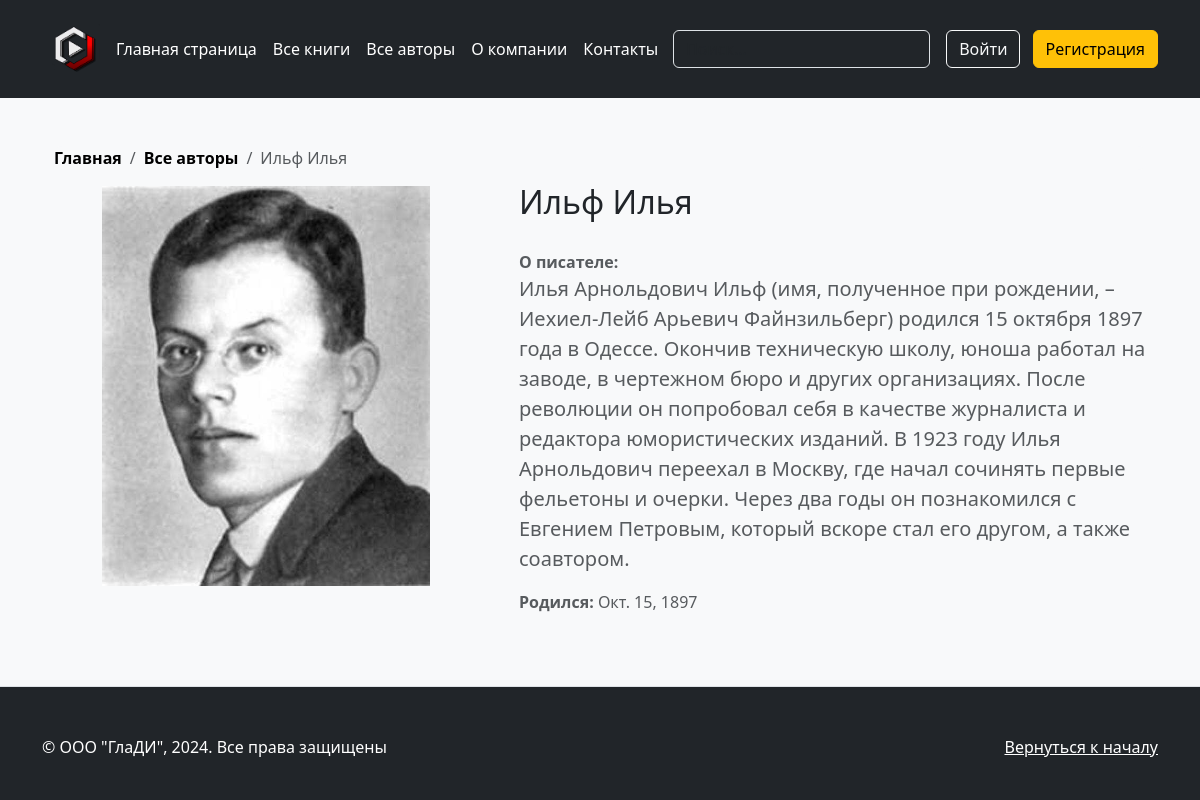
The page /authors/4 on the database its author committed.
### books/models.py (models this page shows, shortened)
class Author(models.Model):
    first_name = models.CharField(max_length=100,
                                  help_text="Введите имя автора",
                                  verbose_name="Имя автора")
    last_name = models.CharField(max_length=100,
                                 help_text="Введите фамилию автора",
                                 verbose_name="Фамилия автора")
    date_of_birth = models.DateField(help_text="Введите дату рождения",
                                     verbose_name="Дата рождения",
                                     null=True, blank=True)
    about = models.TextField(help_text="Введите сведенья об авторе",
                             verbose_name="Сведенья об авторе")
    photo = models.ImageField(upload_to='images',
                              help_text="Введите дату рождения",
                              verbose_name="Дата рождения",
                              null=True, blank=True)

### books/views.py (the view)
# urls.py: re_path(r'^authors/(?P<pk>\d+)$', AuthorDetailView.as_view(), name='authors-detail'),
class AuthorDetailView(DetailView):
    model = Author

### books/templates/books/author_detail.html (shortened to what this page needs)
{% extends "books/base.html" %}
{% load static %}
{% block content %}
    <div class="container text-start">
        <nav aria-label="breadcrumb">
          <ol class="breadcrumb breadcrumb-custom overflow-hidden text-center bg-body-tertiary rounded-3">
              <li class="breadcrumb-item">
                  <a class="link-body-emphasis fw-semibold text-decoration-none" href="/">
                      Главная
                  </a>
              </li>
              <li class="breadcrumb-item active">
                  <a class="link-body-emphasis fw-semibold text-decoration-none" href="/authors/">Все авторы</a>
              </li>
              <li class="breadcrumb-item active" aria-current="page">
                  {{ author.last_name }} {{ author.first_name }}
              </li>
          </ol>
      </nav>
        <div class="row featurette">
            <div class="col-md-7 order-md-2">
                <h2 class="featurette-heading fw-normal lh-1">{{ author.last_name }} {{ author.first_name }}</h2><br>
                <strong class="text-muted">О писателе:</strong>
                <p class="lead text-muted"> {{ author.about }}</p>
                <p class="text-muted"><strong>Родился:</strong> {{ author.date_of_birth }}</p>
            </div>
            <div class="col-md-5 order-md-1">
                <img src="{{ author.photo.url }}" class="ms-5" alt="connect" style="max-height: 400px">
            </div>
        </div>
    </div>
{% endblock content %}

### rows shown on the page
Author: last_name "Ильф", first_name "Илья", about "Илья Арнольдович Ильф (имя, полученное при рождении, – Иехиел-Лейб Арьевич Файнзильберг) родился 15 октября 1897 года в Одессе. Окончив техническую школу, юноша работал на заводе, в чертежном бюро и других организациях. После революции он попробовал себя в качестве журналиста и редактора юмористических изданий. В 1923 году Илья Арнольдович переехал в Москву, где начал сочинять первые фельетоны и очерки. Через два годы он познакомился с Евгением Петровым, который вскоре стал его другом, а также соавтором.", date_of_birth "Окт. 15, 1897", photo (picture)
